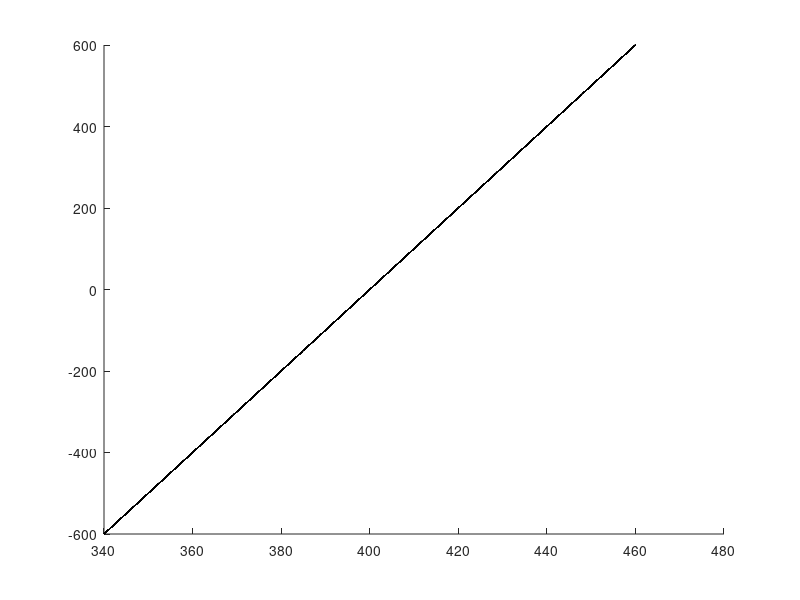

Write MATLAB code to recreate this figure. (Note: this script raises an error after producing the figure.)
clear
close all
clc
% LaRC03 model
% In the plan stress state 

ft1 = 400;
ft2 = 400;
fc1 = 500;
fc2 = 500;
fv4 = 85;

Xt = 400;
Yt = 400;
Xc = 300;
Yc = 300;
Sc = 85;
gamma12=0.1;
%% fiber 1 tensile
% Range of stress components
sigma1_range = linspace(0, 600, 100);
sigma2_range = linspace(-600, 600, 100);
tau12_range = linspace(-200, 200, 100);

% Create a meshgrid for stress components
[sigma1, sigma2, tau12] = meshgrid(sigma1_range, sigma2_range, tau12_range);

% equastion from Paper: http://dx.doi.org/10.1016/j.engfailanal.2013.07.001
LaRC03_fiber1 = (sigma1-gamma12*sigma2)/Xt;

isosurface_threshold = 1;
%
h1 = patch(isosurface(sigma1, sigma2, tau12, LaRC03_fiber1, isosurface_threshold));
hold on;
isonormals(sigma1, sigma2, tau12,LaRC03_fiber1,h1)
isocolors(sigma1, sigma2, tau12,tau12,h1)
% h1.FaceColor = 'interp';
h1.FaceColor = 'r';
h1.EdgeColor = 'none';
% colorbar('Limits',[-100 100])
set(h1, 'FaceAlpha', 0.2);
grid on;
view(3);
%% fiber2 compression 1
% Range of stress components
sigma1_range = linspace(-600, 0, 100);
sigma2_range = linspace(-600, 0, 100);
tau12_range = linspace(-200, 200, 100);

% Create a meshgrid for stress components
[sigma1, sigma2, tau12] = meshgrid(sigma1_range, sigma2_range, tau12_range);

% equastion from Paper: doi:10.1016/j.compositesb.2011.06.018

alpha_0=53/90; % 90°
G12=1850; % Shear modulus MPa
GIIc_L=5; % exact value need to check 75 N/mm -> https://doi.org/10.1016/j.engfracmech.2016.11.027
t=0.5; %t ply thickness
Lambda44_0=1/G12;
Sis_L= sqrt(8*GIIc_L/(pi*t*Lambda44_0));

eta_L=-(Sis_L*cos(alpha_0))/(Yc*((cos(alpha_0)).^2));
Phi_C=atan((1-sqrt(1-4.*((Sis_L/Xc)+eta_L)*(Sis_L/Xc)))/(2.*(Sis_L/Xc+eta_L)));

phi=(abs(tau12)+(G12-Xc)*Phi_C)./(G12+sigma1-sigma2);
tau12_m=-cos(phi).*sin(phi).*sigma1+cos(phi).*sin(phi).*sigma2+cos(2.*phi).*tau12;
sigma2_m=((sin(phi)).^2).*sigma1+((cos(phi)).^2).*sigma2-sin(2.*phi).*tau12;

LaRC03_fiber2_1 = (abs(tau12_m)+eta_L.*(sigma2_m))./Sis_L;

isosurface_threshold = 1;
%
h2 = patch(isosurface(sigma1, sigma2, tau12, LaRC03_fiber2_1, isosurface_threshold));
hold on;
isonormals(sigma1, sigma2, tau12,LaRC03_fiber2_1,h2)
isocolors(sigma1, sigma2, tau12,tau12,h2)
% h2.FaceColor = 'interp';
h2.FaceColor = 'b';
h2.EdgeColor = 'none';
% colorbar('Limits',[-100 100])
set(h2, 'FaceAlpha', 0.5);
grid on;
xlim([-600 600])
xticks(-600:200:600)
ylim([-600 600])
yticks(-600:200:600)
zlim([-200 200])
zticks(-200:100:200)
xlabel('\sigma_{11}','Rotation',20);
ylabel('\sigma_{22}','Rotation',-25);
zlabel('\tau_{12}');
view(3);
%% fiber3 compression2
% Range of stress components
sigma1_range = linspace(-600, 0, 100);
sigma2_range = linspace(0, 600, 100);
tau12_range = linspace(-200, 200, 100);

% Create a meshgrid for stress components
[sigma1, sigma2, tau12] = meshgrid(sigma1_range, sigma2_range, tau12_range);

alpha_0=53/90; % 90°
G12=1851; % Shear modulus MPa
GIc_L=5; % exact value need to check
GIIc_L=5; % exact value need to check
t=0.5; %t ply thickness
v21=0.06; % exact value need to check
E1=22400; % MPa
E2=22400; % MPa
Lambda22_0=2.*(1/E2-(v21.^2/E1));
Lambda44_0=1/G12;

Yis_T= sqrt(8.*GIc_L/(pi*t*Lambda22_0));
Sis_L= sqrt(8.*GIIc_L/(pi*t*Lambda44_0));

eta_L=-(Sis_L*cos(alpha_0))./(Yc*((cos(alpha_0)).^2));
Phi_C=atan((1-sqrt(1-4.*((Sis_L/Xc)+eta_L)*(Sis_L/Xc)))/(2.*(Sis_L/Xc+eta_L)));
phi=(abs(tau12)+(G12-Xc)*Phi_C)./(G12+sigma1-sigma2);

% equastion from Paper: http://dx.doi.org/10.1016/j.engfailanal.2013.07.001
g=(1.12.^2).*(Lambda22_0./Lambda44_0).*((Yt./Sc).^2);
tau12_m=-cos(phi).*sin(phi).*sigma1+cos(phi).*sin(phi).*sigma2+cos(2.*phi).*tau12;
sigma2_m=((sin(phi)).^2).*sigma1+((cos(phi)).^2).*sigma2-sin(2.*phi).*tau12;

LaRC03_fiber2_2 = (1-g).*(sigma2_m./Yis_T)+g.*((sigma2_m./Yis_T).^2)+...
    (tau12_m./Sis_L).^2;

isosurface_threshold = 1;
%
h3 = patch(isosurface(sigma1, sigma2, tau12, LaRC03_fiber2_2, isosurface_threshold));
hold on;
isonormals(sigma1, sigma2, tau12,LaRC03_fiber2_2,h3)
isocolors(sigma1, sigma2, tau12,tau12,h3)
% h2.FaceColor = 'interp';
h3.FaceColor = 'm';
h3.EdgeColor = 'none';
% colorbar('Limits',[-100 100])
set(h3, 'FaceAlpha', 0.5);
grid on;
view(3);
xlabel('\sigma_{11}','Rotation',20);
ylabel('\sigma_{22}','Rotation',-25);
zlabel('\tau_{12}');
%%
%% matrix1
% Range of stress components
sigma1_range = linspace(-600, 600, 100);
sigma2_range = linspace(0, 600, 100);
tau12_range = linspace(-200, 200, 100);

% Create a meshgrid for stress components
[sigma1, sigma2, tau12] = meshgrid(sigma1_range, sigma2_range, tau12_range);

G12=1851; % Shear modulus MPa
GIc_L=5; % exact value need to check
GIIc_L=5; % exact value need to check
t=0.5; %t ply thickness
v21=0.06; % exact value need to check
E1=22400; % MPa
E2=22400; % MPa
Lambda22_0=2.*(1/E2-(v21.^2/E1));
Lambda44_0=1/G12;
Yis_T= sqrt(8.*GIc_L/(pi*t*Lambda22_0));
Sis_L= sqrt(8.*GIIc_L/(pi*t*Lambda44_0));
% equastion from Paper: http://dx.doi.org/10.1016/j.engfailanal.2013.07.001
g=1.12.^2.*(Lambda22_0/Lambda44_0).*((Yt/Sc).^2);

LaRC03_Matrix1 = (1-g).*(sigma2./Yis_T)+g.*(sigma2./Yis_T).^2+...
    (tau12./Sis_L).^2;

isosurface_threshold = 1;
%
h4 = patch(isosurface(sigma1, sigma2, tau12, LaRC03_Matrix1, isosurface_threshold));
hold on;
isonormals(sigma1, sigma2, tau12,LaRC03_Matrix1,h4)
isocolors(sigma1, sigma2, tau12,tau12,h4)
% h2.FaceColor = 'interp';
h4.FaceColor = 'g';
h4.EdgeColor = 'none';
% colorbar('Limits',[-100 100])
set(h4, 'FaceAlpha', 0.5);
grid on;
view(3);
%% matrix2_1
% Range of stress components
sigma1_range = linspace(-600, -Yc, 100);
sigma2_range = linspace(-600, 0, 100);
tau12_range = linspace(-200, 200, 100);

% Create a meshgrid for stress components
[sigma1, sigma2, tau12] = meshgrid(sigma1_range, sigma2_range, tau12_range);

alpha_0=53/90; % 90°
G12=1851; % Shear modulus MPa
GIIc_L=5; % exact value need to check
t=0.5; %t ply thickness
v21=0.06; % exact value need to check
E1=22400; % MPa
E2=22400; % MPa
Lambda22_0=2.*(1/E2-(v21.^2/E1));
Lambda44_0=1/G12;

Sis_L= sqrt(8.*GIIc_L/(pi*t*Lambda44_0));
% S_L=Sc; % need check
% Sis_L= sqrt(2)*S_L;
eta_L=-(Sis_L*cos(alpha_0))/(Yc*((cos(alpha_0)).^2));
eta_T=-1./tan(2.*alpha_0);
Phi_C=atan((1-sqrt(1-4.*((Sis_L/Xc)+eta_L)*(Sis_L/Xc)))/(2.*(Sis_L/Xc+eta_L)));
phi=(abs(tau12)+(G12-Xc)*Phi_C)./(G12+sigma1-sigma2);
% equastion from Paper: http://dx.doi.org/10.1016/j.engfailanal.2013.07.001
g=1.12.^2.*Lambda22_0/Lambda44_0.*(Yt/Sc).^2;
tau12_m=-cos(phi).*sin(phi).*sigma1+cos(phi).*sin(phi).*sigma2+cos(2.*phi).*tau12;
sigma2_m=((sin(phi)).^2).*sigma1+((cos(phi)).^2).*sigma2-sin(2.*phi).*tau12;

taueff_mT=-sigma2_m.*cos(alpha_0).*(sin(alpha_0)-eta_T.*cos(alpha_0));
taueff_mL=cos(alpha_0).*(abs(tau12_m)+eta_L.*sigma2_m.*cos(alpha_0));

LaRC03_Matrix2_1 = (taueff_mT/Sc).^2+(taueff_mL/Sis_L).^2;

isosurface_threshold = 1;
%
h5 = patch(isosurface(sigma1, sigma2, tau12, LaRC03_Matrix2_1, isosurface_threshold));
hold on;
isonormals(sigma1, sigma2, tau12,LaRC03_Matrix2_1,h5)
isocolors(sigma1, sigma2, tau12,tau12,h5)
% h2.FaceColor = 'interp';
h5.FaceColor = 'r';
h5.EdgeColor = 'none';
% colorbar('Limits',[-100 100])
set(h5, 'FaceAlpha', 0.5);
grid on;
view(3);
xlabel('\sigma_{11}','Rotation',20);
ylabel('\sigma_{22}','Rotation',-25);
zlabel('\tau_{12}');
%% matrix2_2
% Range of stress components
sigma1_range = linspace(-Yc, 600, 100);
sigma2_range = linspace(-600, 0, 100);
tau12_range = linspace(-200, 200, 100);

% Create a meshgrid for stress components
[sigma1, sigma2, tau12] = meshgrid(sigma1_range, sigma2_range, tau12_range);

alpha_0=53/90; % 90°
G12=1851; % Shear modulus MPa
GIc_L=5; % exact value need to check
GIIc_L=5; % exact value need to check
t=0.5; %t ply thickness
v21=0.06; % exact value need to check
E1=22.4;
E2=22.4;
Lambda22_0=2.*(1/E2-(v21.^2/E1));
Lambda44_0=1/G12;

Yis_T= sqrt(8.*GIc_L/(pi*t*Lambda22_0));
Sis_L= sqrt(8.*GIIc_L/(pi*t*Lambda44_0));
% S_L=Sc; % need check
% Sis_L= sqrt(2)*S_L;
eta_L=-(Sis_L*cos(alpha_0))/(Yc*((cos(alpha_0)).^2));
eta_T=-1./tan(2.*alpha_0);
Phi_C=atan((1-sqrt(1-4.*((Sis_L/Xc)+eta_L)*(Sis_L/Xc)))/(2.*(Sis_L/Xc+eta_L)));
phi=(abs(tau12)+(G12-Xc)*Phi_C)./(G12+sigma1-sigma2);
% equastion from Paper: http://dx.doi.org/10.1016/j.engfailanal.2013.07.001
g=1.12.^2.*Lambda22_0/Lambda44_0.*(Yt/Sc).^2;
tau12_m=-cos(phi).*sin(phi).*sigma1+cos(phi).*sin(phi).*sigma2+cos(2.*phi).*tau12;
sigma2_m=((sin(phi)).^2).*sigma1+((cos(phi)).^2).*sigma2-sin(2.*phi).*tau12;

taueff_T=-sigma2.*cos(alpha_0).*(sin(alpha_0)-eta_T.*cos(alpha_0));
taueff_L=cos(alpha_0).*(abs(tau12)+eta_L.*sigma2.*cos(alpha_0));

LaRC03_Matrix2_2 = (taueff_T/Sc).^2+(taueff_L/Sis_L).^2;

isosurface_threshold = 1;
%
h6 = patch(isosurface(sigma1, sigma2, tau12, LaRC03_Matrix2_2, isosurface_threshold));
hold on;
isonormals(sigma1, sigma2, tau12,LaRC03_Matrix2_2,h6)
isocolors(sigma1, sigma2, tau12,tau12,h6)
% h2.FaceColor = 'interp';
h6.FaceColor = 'r';
h6.EdgeColor = 'none';
% colorbar('Limits',[-100 100])
set(h6, 'FaceAlpha', 0.5);
grid on;
view(3);
%%
xlim([-600 600])
xticks(-600:200:600)
ylim([-600 600])
yticks(-600:200:600)
zlim([-200 200])
zticks(-200:100:200)

xlabel('\sigma_{11}','Rotation',20);
ylabel('\sigma_{22}','Rotation',-25);
zlabel('\tau_{12}');

% axis equal;
grid on;
view(3);
%%
% Experimental results from the pure shear test
SH_sigma1 = 0; % Replace with your experimental value
SH_sigma2 = 0; % Replace with your experimental value
SH_tau12 = fv4; % Replace with your experimental value
% Experimental results from the 0° tension
T0_sigma1 = ft1; 
T0_sigma2 = 0; 
T0_tau12 = 0; 
% Experimental results from the 90° tension
T90_sigma1 = 0; 
T90_sigma2 = ft2; 
T90_tau12 = 0;
% Experimental results from the 0° compression
C0_sigma1 = -fc1; 
C0_sigma2 = 0; 
C0_tau12 = 0; 
% Experimental results from the 90° compression
C90_sigma1 = 0; 
C90_sigma2 = -2*Sc+30; % it dependes on the Sc and Yc 
C90_tau12 = 0;
% Plot the experimental point on the 3D surface
hold on;
% plot3(SH_sigma1, SH_sigma2, SH_tau12, 'ko', 'MarkerSize', 8, 'MarkerFaceColor', 'k');
% plot3(T0_sigma1, T0_sigma2, T0_tau12, 'ko', 'MarkerSize', 8, 'MarkerFaceColor', 'k');
% plot3(T90_sigma1, T90_sigma2, T90_tau12, 'ko', 'MarkerSize', 8, 'MarkerFaceColor', 'k');
% plot3(C0_sigma1, C0_sigma2, C0_tau12, 'ko', 'MarkerSize', 8, 'MarkerFaceColor', 'k');
% plot3(C90_sigma1, C90_sigma2, C90_tau12, 'ko', 'MarkerSize', 8, 'MarkerFaceColor', 'k');
set(gca,'xcolor','k','ycolor','k','zcolor','k','linewidth',1.5,'FontSize',14,'GridColor',...
    [0 0 1])
% legend('Hill48 Yield Surface', 'von Mises Yield Surface', 'Experimental Result');
% l = legend({'Mon Mises','Hill 48','Experimental'}...
%     ,'FontSize',12,'Position',[0.54804762405015 0.766269845740191 0.258928566426039 0.161904757434413]);
% hold off;
legend off
% legend boxoff
% grid off
view([-42.2171352195544 38.1524574658655]);
print(gcf,'-dtiffn','LaRC03_combine_1')
view([0 90]);
print(gcf,'-dtiffn','LaRC03_combine_2')
view([0 1]);
colorbar off
print(gcf,'-dtiffn','LaRC03_combine_3')
view([-90 1]);
colorbar off
print(gcf,'-dtiffn','LaRC03_combine_4')